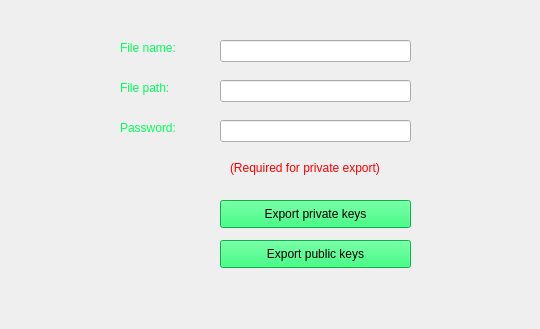
    <widget class="QWidget" name="tab_11">
     <attribute name="title">
      <string>Export keys</string>
     </attribute>
     <widget class="QLabel" name="label_51">
      <property name="geometry">
       <rect>
        <x>120</x>
        <y>40</y>
        <width>81</width>
        <height>16</height>
       </rect>
      </property>
      <property name="styleSheet">
       <string notr="true">color: rgb(0, 255, 93)</string>
      </property>
      <property name="text">
       <string>File name:</string>
      </property>
     </widget>
     <widget class="QPushButton" name="export_priv">
      <property name="geometry">
       <rect>
        <x>220</x>
        <y>200</y>
        <width>191</width>
        <height>28</height>
       </rect>
      </property>
      <property name="styleSheet">
       <string notr="true">color: rgb(0,0,0);
background-color: rgb(0, 255, 93)</string>
      </property>
      <property name="text">
       <string>Export private keys</string>
      </property>
     </widget>
     <widget class="QPushButton" name="export_pub">
      <property name="geometry">
       <rect>
        <x>220</x>
        <y>240</y>
        <width>191</width>
        <height>28</height>
       </rect>
      </property>
      <property name="styleSheet">
       <string notr="true">color: rgb(0,0,0);
background-color: rgb(0, 255, 93)</string>
      </property>
      <property name="text">
       <string>Export public keys</string>
      </property>
     </widget>
     <widget class="QLineEdit" name="export_filename">
      <property name="geometry">
       <rect>
        <x>220</x>
        <y>40</y>
        <width>191</width>
        <height>22</height>
       </rect>
      </property>
      <property name="styleSheet">
       <string notr="true">color:rgb(255, 183, 0)</string>
      </property>
     </widget>
     <widget class="QLineEdit" name="export_path">
      <property name="geometry">
       <rect>
        <x>220</x>
        <y>80</y>
        <width>191</width>
        <height>22</height>
       </rect>
      </property>
      <property name="styleSheet">
       <string notr="true">color:rgb(255, 183, 0)</string>
      </property>
     </widget>
     <widget class="QLabel" name="label_52">
      <property name="geometry">
       <rect>
        <x>120</x>
        <y>80</y>
        <width>61</width>
        <height>16</height>
       </rect>
      </property>
      <property name="styleSheet">
       <string notr="true">color: rgb(0, 255, 93)</string>
      </property>
      <property name="text">
       <string>File path:</string>
      </property>
     </widget>
     <widget class="QLineEdit" name="export_pw">
      <property name="geometry">
       <rect>
        <x>220</x>
        <y>120</y>
        <width>191</width>
        <height>22</height>
       </rect>
      </property>
      <property name="styleSheet">
       <string notr="true">color:rgb(255, 183, 0)</string>
      </property>
      <property name="echoMode">
       <enum>QLineEdit::Password</enum>
      </property>
     </widget>
     <widget class="QLabel" name="label_53">
      <property name="geometry">
       <rect>
        <x>120</x>
        <y>120</y>
        <width>71</width>
        <height>16</height>
       </rect>
      </property>
      <property name="styleSheet">
       <string notr="true">color: rgb(0, 255, 93)</string>
      </property>
      <property name="text">
       <string>Password:</string>
      </property>
     </widget>
     <widget class="QLabel" name="export_err">
      <property name="geometry">
       <rect>
        <x>200</x>
        <y>300</y>
        <width>331</width>
        <height>20</height>
       </rect>
      </property>
      <property name="styleSheet">
       <string notr="true">color:rgb(255, 0, 0)</string>
      </property>
      <property name="text">
       <string/>
      </property>
     </widget>
     <widget class="QLabel" name="label_55">
      <property name="geometry">
       <rect>
        <x>230</x>
        <y>160</y>
        <width>181</width>
        <height>16</height>
       </rect>
      </property>
      <property name="styleSheet">
       <string notr="true">color:rgb(255, 0, 0)</string>
      </property>
      <property name="text">
       <string>(Required for private export)</string>
      </property>
     </widget>
    </widget>
